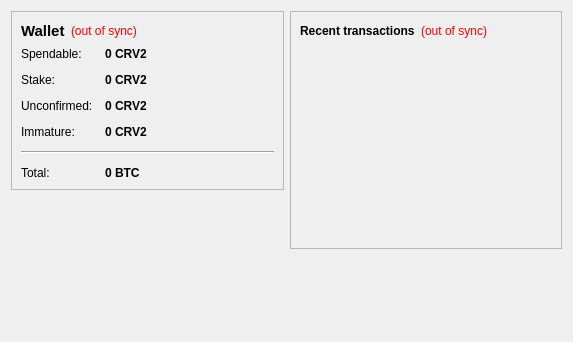
<?xml version="1.0" encoding="UTF-8"?>
<ui version="4.0">
 <class>OverviewPage</class>
 <widget class="QWidget" name="OverviewPage">
  <property name="geometry">
   <rect>
    <x>0</x>
    <y>0</y>
    <width>573</width>
    <height>342</height>
   </rect>
  </property>
  <property name="windowTitle">
   <string>Form</string>
  </property>
  <layout class="QHBoxLayout" name="horizontalLayout" stretch="1,1">
   <item>
    <layout class="QVBoxLayout" name="verticalLayout_2">
     <item>
      <widget class="QFrame" name="frame">
       <property name="frameShape">
        <enum>QFrame::StyledPanel</enum>
       </property>
       <property name="frameShadow">
        <enum>QFrame::Raised</enum>
       </property>
       <layout class="QVBoxLayout" name="verticalLayout_4">
        <item>
         <layout class="QHBoxLayout" name="horizontalLayout_4">
          <item>
           <widget class="QLabel" name="label_5">
            <property name="font">
             <font>
              <pointsize>11</pointsize>
              <weight>75</weight>
              <bold>true</bold>
             </font>
            </property>
            <property name="text">
             <string>Wallet</string>
            </property>
           </widget>
          </item>
          <item>
           <widget class="QLabel" name="labelWalletStatus">
            <property name="toolTip">
             <string>The displayed information may be out of date. Your wallet automatically synchronizes with the CrevaCoin2 network after a connection is established, but this process has not completed yet.</string>
            </property>
            <property name="styleSheet">
             <string notr="true">QLabel { color: red; }</string>
            </property>
            <property name="text">
             <string notr="true">(out of sync)</string>
            </property>
            <property name="alignment">
             <set>Qt::AlignLeading|Qt::AlignLeft|Qt::AlignVCenter</set>
            </property>
           </widget>
          </item>
          <item>
           <spacer name="horizontalSpacer_2">
            <property name="orientation">
             <enum>Qt::Horizontal</enum>
            </property>
            <property name="sizeHint" stdset="0">
             <size>
              <width>40</width>
              <height>20</height>
             </size>
            </property>
           </spacer>
          </item>
         </layout>
        </item>
        <item>
         <layout class="QFormLayout" name="formLayout_2">
          <property name="fieldGrowthPolicy">
           <enum>QFormLayout::AllNonFixedFieldsGrow</enum>
          </property>
          <property name="horizontalSpacing">
           <number>12</number>
          </property>
          <property name="verticalSpacing">
           <number>12</number>
          </property>
          <item row="0" column="0">
           <widget class="QLabel" name="label">
            <property name="text">
             <string>Spendable:</string>
            </property>
           </widget>
          </item>
          <item row="0" column="1">
           <widget class="QLabel" name="labelBalance">
            <property name="font">
             <font>
              <weight>75</weight>
              <bold>true</bold>
             </font>
            </property>
            <property name="cursor">
             <cursorShape>IBeamCursor</cursorShape>
            </property>
            <property name="toolTip">
             <string>Your current spendable balance</string>
            </property>
            <property name="text">
             <string notr="true">0 CRV2</string>
            </property>
            <property name="textInteractionFlags">
             <set>Qt::LinksAccessibleByMouse|Qt::TextSelectableByKeyboard|Qt::TextSelectableByMouse</set>
            </property>
           </widget>
          </item>
          <item row="1" column="0">
           <widget class="QLabel" name="label_6">
            <property name="text">
             <string>Stake:</string>
            </property>
           </widget>
          </item>
          <item row="1" column="1">
           <widget class="QLabel" name="labelStake">
            <property name="font">
             <font>
              <weight>75</weight>
              <bold>true</bold>
             </font>
            </property>
            <property name="cursor">
             <cursorShape>IBeamCursor</cursorShape>
            </property>
            <property name="toolTip">
             <string>Total of coins that was staked, and do not yet count toward the current balance</string>
            </property>
            <property name="text">
             <string notr="true">0 CRV2</string>
            </property>
            <property name="textInteractionFlags">
             <set>Qt::LinksAccessibleByMouse|Qt::TextSelectableByKeyboard|Qt::TextSelectableByMouse</set>
            </property>
           </widget>
          </item>
          <item row="2" column="0">
           <widget class="QLabel" name="label_3">
            <property name="text">
             <string>Unconfirmed:</string>
            </property>
           </widget>
          </item>
          <item row="2" column="1">
           <widget class="QLabel" name="labelUnconfirmed">
            <property name="font">
             <font>
              <weight>75</weight>
              <bold>true</bold>
             </font>
            </property>
            <property name="cursor">
             <cursorShape>IBeamCursor</cursorShape>
            </property>
            <property name="toolTip">
             <string>Total of transactions that have yet to be confirmed, and do not yet count toward the current balance</string>
            </property>
            <property name="text">
             <string notr="true">0 CRV2</string>
            </property>
            <property name="textInteractionFlags">
             <set>Qt::LinksAccessibleByMouse|Qt::TextSelectableByKeyboard|Qt::TextSelectableByMouse</set>
            </property>
           </widget>
          </item>
          <item row="3" column="0">
           <widget class="QLabel" name="labelImmatureText">
            <property name="text">
             <string>Immature:</string>
            </property>
           </widget>
          </item>
          <item row="3" column="1">
           <widget class="QLabel" name="labelImmature">
            <property name="font">
             <font>
              <weight>75</weight>
              <bold>true</bold>
             </font>
            </property>
            <property name="toolTip">
             <string>Mined balance that has not yet matured</string>
            </property>
            <property name="text">
             <string notr="true">0 CRV2</string>
            </property>
            <property name="textInteractionFlags">
             <set>Qt::LinksAccessibleByMouse|Qt::TextSelectableByKeyboard|Qt::TextSelectableByMouse</set>
            </property>
           </widget>
          </item>
          <item row="4" column="0" colspan="2">
           <widget class="Line" name="line">
            <property name="orientation">
             <enum>Qt::Horizontal</enum>
            </property>
           </widget>
          </item>
          <item row="5" column="0">
           <widget class="QLabel" name="labelTotalText">
            <property name="text">
             <string>Total:</string>
            </property>
           </widget>
          </item>
          <item row="5" column="1">
           <widget class="QLabel" name="labelTotal">
            <property name="font">
             <font>
              <weight>75</weight>
              <bold>true</bold>
             </font>
            </property>
            <property name="cursor">
             <cursorShape>IBeamCursor</cursorShape>
            </property>
            <property name="toolTip">
             <string>Your current total balance</string>
            </property>
            <property name="text">
             <string notr="true">0 BTC</string>
            </property>
            <property name="textInteractionFlags">
             <set>Qt::LinksAccessibleByMouse|Qt::TextSelectableByKeyboard|Qt::TextSelectableByMouse</set>
            </property>
           </widget>
          </item>
         </layout>
        </item>
       </layout>
      </widget>
     </item>
     <item>
      <spacer name="verticalSpacer">
       <property name="orientation">
        <enum>Qt::Vertical</enum>
       </property>
       <property name="sizeHint" stdset="0">
        <size>
         <width>20</width>
         <height>40</height>
        </size>
       </property>
      </spacer>
     </item>
    </layout>
   </item>
   <item>
    <layout class="QVBoxLayout" name="verticalLayout_3">
     <item>
      <widget class="QFrame" name="frame_2">
       <property name="frameShape">
        <enum>QFrame::StyledPanel</enum>
       </property>
       <property name="frameShadow">
        <enum>QFrame::Raised</enum>
       </property>
       <layout class="QVBoxLayout" name="verticalLayout">
        <item>
         <layout class="QHBoxLayout" name="horizontalLayout_2">
          <item>
           <widget class="QLabel" name="label_4">
            <property name="text">
             <string>&lt;b&gt;Recent transactions&lt;/b&gt;</string>
            </property>
           </widget>
          </item>
          <item>
           <widget class="QLabel" name="labelTransactionsStatus">
            <property name="toolTip">
             <string>The displayed information may be out of date. Your wallet automatically synchronizes with the CrevaCoin2 network after a connection is established, but this process has not completed yet.</string>
            </property>
            <property name="styleSheet">
             <string notr="true">QLabel { color: red; }</string>
            </property>
            <property name="text">
             <string notr="true">(out of sync)</string>
            </property>
            <property name="alignment">
             <set>Qt::AlignRight|Qt::AlignTrailing|Qt::AlignVCenter</set>
            </property>
           </widget>
          </item>
          <item>
           <spacer name="horizontalSpacer">
            <property name="orientation">
             <enum>Qt::Horizontal</enum>
            </property>
            <property name="sizeHint" stdset="0">
             <size>
              <width>40</width>
              <height>20</height>
             </size>
            </property>
           </spacer>
          </item>
         </layout>
        </item>
        <item>
         <widget class="QListView" name="listTransactions">
          <property name="styleSheet">
           <string notr="true">QListView { background: transparent; }</string>
          </property>
          <property name="frameShape">
           <enum>QFrame::NoFrame</enum>
          </property>
          <property name="verticalScrollBarPolicy">
           <enum>Qt::ScrollBarAlwaysOff</enum>
          </property>
          <property name="horizontalScrollBarPolicy">
           <enum>Qt::ScrollBarAlwaysOff</enum>
          </property>
          <property name="selectionMode">
           <enum>QAbstractItemView::NoSelection</enum>
          </property>
         </widget>
        </item>
       </layout>
      </widget>
     </item>
     <item>
      <spacer name="verticalSpacer_2">
       <property name="orientation">
        <enum>Qt::Vertical</enum>
       </property>
       <property name="sizeHint" stdset="0">
        <size>
         <width>20</width>
         <height>40</height>
        </size>
       </property>
      </spacer>
     </item>
    </layout>
   </item>
  </layout>
 </widget>
 <resources/>
 <connections/>
</ui>
